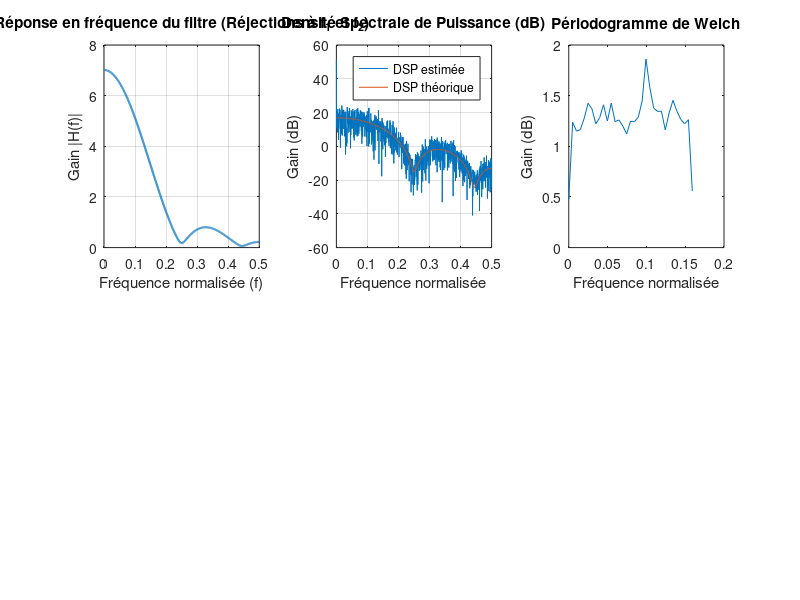

The MATLAB script that drew this image:
clear;
clc;

%%%%%%%%% Étape 2.2.1 : %%%%%%%%%

%% génération bbgc :

N = 2000;
m = 0;
sigma_carre = 1;
x = abs(sqrt(sigma_carre) + randn(1,N) + m);

%% création du filtre : 

f_1 = 1/4;
f_2 = 4/9;
R = 0;
r = 0.95;

%%% pôles

p_1 = R*exp(1i*2*pi*f_1);
p_2 = R*exp(1i*2*pi*f_2);

%%% zéros

z_1 = r*exp(1i*2*pi*f_1);
z_2 = conj(z_1);
z_3 = r*exp(1i*2*pi*f_2);
z_4 = conj(z_3);

%%% Numérateur

Zeros = [z_1 z_2 z_3 z_4];
B = poly(Zeros);

%%% Dénominateur : 
A = 1;

%% filtrage : 
y = filter(B,A,x);


%% Affichage de la réponse en fréquence (Réjections)
figure;

%%% Représentation temporelle %%%

n = 1:N;
% Plot du signal de sortie filtré

% plot(n, y);
% grid on;

% xlim([1 300]); 
% xlabel('Échantillons (n)');
% ylabel('Amplitude');
% title('Représentation temporelle du signal filtré y(n)');

%%% Représentation spectrale %%%

fn = 0 : 1/N : 1/2; 

H = freqz(B, A, 2*pi*fn);

subplot(2,3,1);
plot(fn, abs(H), 'LineWidth', 1.5);
grid on;
xlabel('Fréquence normalisée (f)');
ylabel('Gain |H(f)|');
title('Réponse en fréquence du filtre (Réjections à f_1 et f_2)');


% Spectre de puissance
subplot(2,3,2);
[Pxx, f] = periodogram(y, [], 2000, 1); % DSP estimée (périodogramme)
H = freqz(B, A, f, 1); % Réponse en fréquence théorique
DSP_theorique = abs(H).^2; % DSP théorique

plot(f, 10*log10(Pxx), 'DisplayName', "DSP estimée"); % DSP estimée
hold on;
plot(f, 10*log10(DSP_theorique),'DisplayName', "DSP théorique"); % DSP théorique
title('Densité Spectrale de Puissance (dB)');
xlabel('Fréquence normalisée'); 
ylabel('Gain (dB)');
legend('show'); 
grid on;

% Périodogramme de Welch
subplot(2,3,3);
[pxx, f] = pwelch(x);
plot(f/pi, pxx);
title('Périodogramme de Welch');
xlabel('Fréquence normalisée');
ylabel('Gain (dB)');
